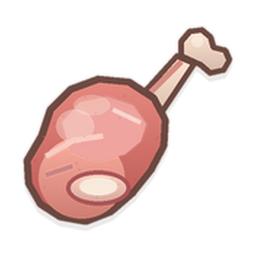
#> input picture web/assets/meats-sticker/chicken-leg.png, 256 x 256 px
$ python -i generate_meat_sticker_assets.py   (imports and definitions only)
#> lines starting #> are read from the running program, lines starting #| are printed output that depends on the picture
#> further down, picture is the input picture: PIL image 256x256 RGBA; mean R, G, B, A 58.5, 37.7, 34.5, 66.5
from pathlib import Path
from random import Random

from PIL import Image, ImageChops, ImageDraw, ImageFilter


OUT = Path(__file__).resolve().parent / "web" / "assets" / "meats-sticker"
SIZE = 256
SCALE = 3
INK = (91, 52, 43, 226)
MEAT = (211, 86, 75, 255)
MEAT_LIGHT = (245, 160, 134, 255)
FAT = (255, 221, 188, 255)
DARK = (157, 63, 58, 255)
GOLD = (237, 157, 68, 255)
EMBER = (228, 126, 43, 255)
GREEN = (92, 167, 89, 255)

ROUTE = (
    "chicken-leg", "bacon", "meatballs", "thick-steak", "ribs",
    "pork-chop", "roast-roll", "bone-steak", "pork-belly", "roasted-ribs",
    "meat-feast",
)


def as_rgba(color):
    return tuple(color) if len(color) == 4 else tuple(color) + (255,)


def mix_color(first, second, amount):
    return tuple(round(first[index] * (1 - amount) + second[index] * amount) for index in range(4))


def polish_sticker(image):
    """Tighten the transparent frame and feather the outer alpha edge."""
    image = image.convert("RGBA")
    bbox = image.getchannel("A").getbbox()
#> bbox = (19, 23, 237, 233)
    if not bbox:
        return image

    padding = 8
    left = max(0, bbox[0] - padding)
#> left = 11
    top = max(0, bbox[1] - padding)
#> top = 15
    right = min(image.width, bbox[2] + padding)
#> right = 245
    bottom = min(image.height, bbox[3] + padding)
#> bottom = 241
    cropped = image.crop((left, top, right, bottom))
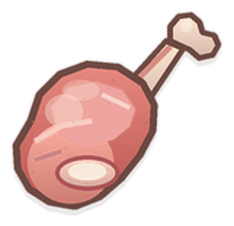
#> cropped: PIL image 234x226 RGBA; mean R, G, B, A 72.5, 46.8, 42.8, 82.4; transparent parts drawn white
    scale = min((image.width - 2 * padding) / cropped.width, (image.height - 2 * padding) / cropped.height)
#> scale = 1.03
    fitted = cropped.resize((round(cropped.width * scale), round(cropped.height * scale)), Image.Resampling.LANCZOS)
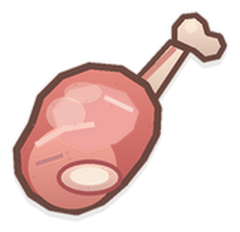
#> fitted: PIL image 240x232 RGBA; mean R, G, B, A 72.7, 46.8, 42.8, 82.4; transparent parts drawn white

    canvas = Image.new("RGBA", image.size, (0, 0, 0, 0))
#> canvas: PIL image 256x256 RGBA; every value is 0
    canvas.alpha_composite(fitted, ((image.width - fitted.width) // 2, (image.height - fitted.height) // 2))
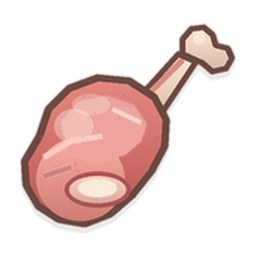
#> canvas: PIL image 256x256 RGBA; mean R, G, B, A 61.7, 39.8, 36.4, 70; transparent parts drawn white
    alpha = canvas.getchannel("A")
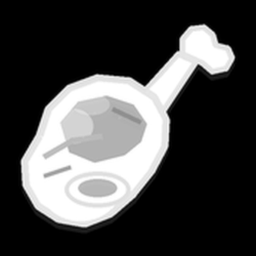
#> alpha: PIL image 256x256 L; min 0, max 255, mean 70
    softened = alpha.filter(ImageFilter.GaussianBlur(0.65))
    canvas.putalpha(Image.blend(alpha, softened, 0.55))
    return canvas


def p(v):
    return int(v * SCALE)


def box(values):
    return tuple(p(v) for v in values)


class Painter:
    def __init__(self):
        self.image = Image.new("RGBA", (SIZE * SCALE, SIZE * SCALE), (0, 0, 0, 0))
        self.draw = ImageDraw.Draw(self.image)

    # [45 lines left out: functions _paint_gradient, ellipse, rounded, polygon, not called in this run]

    def line(self, points, fill=INK, width=4):
        self.draw.line([(p(x), p(y)) for x, y in points], fill=fill, width=max(1, p(width)), joint="curve")

    def arc(self, bounds, start, end, fill, width=4):
        self.draw.arc(box(bounds), start, end, fill=fill, width=max(1, p(width)))

    # [198 lines left out: functions mask_ellipse, mask_polygon, speckles, soft_highlight, plate, draw_item and 2 more, not called in this run]


# [2 lines not run here, left out]

>>> from PIL import Image
>>> picture = Image.open('web/assets/meats-sticker/chicken-leg.png')
>>> result = polish_sticker(picture)

$ run again, on web/assets/meats-sticker/bacon.png
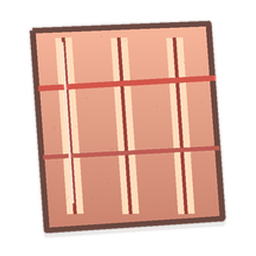
#> input picture web/assets/meats-sticker/bacon.png, 256 x 256 px
#> picture is the input picture: PIL image 256x256 RGBA; mean R, G, B, A 122, 85.8, 72.8, 141.9
#> bbox = (26, 17, 229, 240)
#> left = 18
#> top = 9
#> right = 237
#> bottom = 248
#> in polish_sticker, `fitted = cropped.resize((round(cropped.width * scale), round(cropped.h..`:
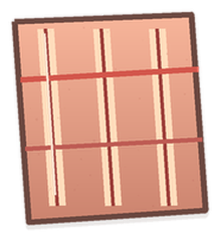
#> fitted: PIL image 220x240 RGBA; mean R, G, B, A 152.9, 107.4, 91.2, 177.7; transparent parts drawn white
#> in polish_sticker, `alpha = canvas.getchannel("A")`:
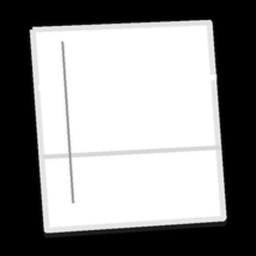
#> alpha: PIL image 256x256 L; min 0, max 255, mean 143.1

$ run again, on web/assets/meats-sticker/bone-steak.png
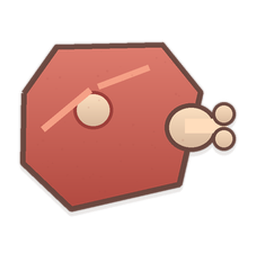
#> input picture web/assets/meats-sticker/bone-steak.png, 256 x 256 px
#> picture is the input picture: PIL image 256x256 RGBA; mean R, G, B, A 79.1, 44.2, 38.5, 102.5
#> bbox = (17, 39, 239, 218)
#> left = 9
#> top = 31
#> right = 247
#> bottom = 226
#> in polish_sticker, `fitted = cropped.resize((round(cropped.width * scale), round(cropped.h..`:
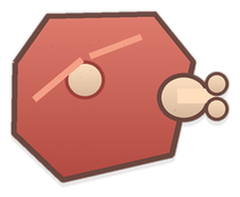
#> fitted: PIL image 240x197 RGBA; mean R, G, B, A 112.1, 62.6, 54.5, 144.7; transparent parts drawn white
#> in polish_sticker, `alpha = canvas.getchannel("A")`:
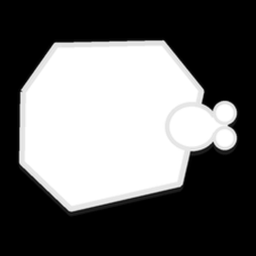
#> alpha: PIL image 256x256 L; min 0, max 255, mean 104.4

$ run again, on web/assets/meats-sticker/meat-feast.png
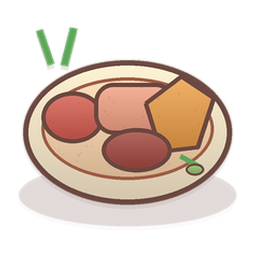
#> input picture web/assets/meats-sticker/meat-feast.png, 256 x 256 px
#> picture is the input picture: PIL image 256x256 RGBA; mean R, G, B, A 79.3, 59.9, 48.1, 97.2
#> bbox = (16, 24, 240, 231)
#> left = 8
#> top = 16
#> right = 248
#> bottom = 239
#> in polish_sticker, `cropped = image.crop((left, top, right, bottom))`:
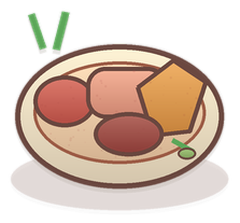
#> cropped: PIL image 240x223 RGBA; mean R, G, B, A 97.1, 73.4, 58.9, 119; transparent parts drawn white
#> in polish_sticker, `alpha = canvas.getchannel("A")`:
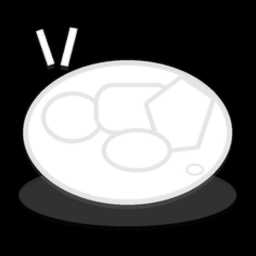
#> alpha: PIL image 256x256 L; min 0, max 255, mean 97.2
